Frame 1 (no input): blank canvas, image omitted
Frame 60 (the mouse pressed at the canvas centre just before this capture): blank canvas, image omitted
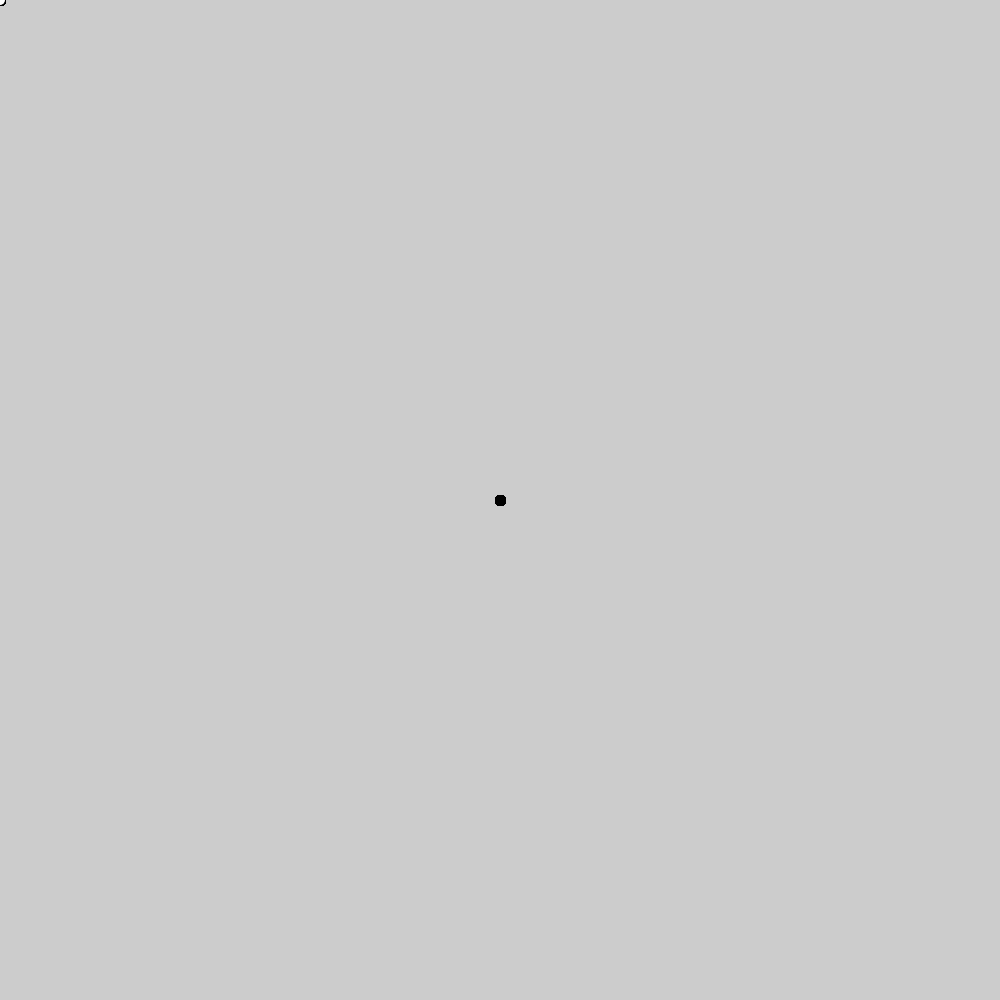
Frame 120 (the mouse held since frame 60 and released just before this capture)

The Processing sketch whose frames 1 and 60 were blank and that drew this single picture after the mouse press (run headless with seeded random() and noise(); from frame 60 on, the mouse is pressed at the canvas centre):

// Processing sketch: first
// ── first.pde
void setup() {
  size(1000,1000);
}

void draw() {
  if (mousePressed) {
    fill(0);
  } else {
    fill(255);
  }
  ellipse(mouseX, mouseY, 10, 10);
}
